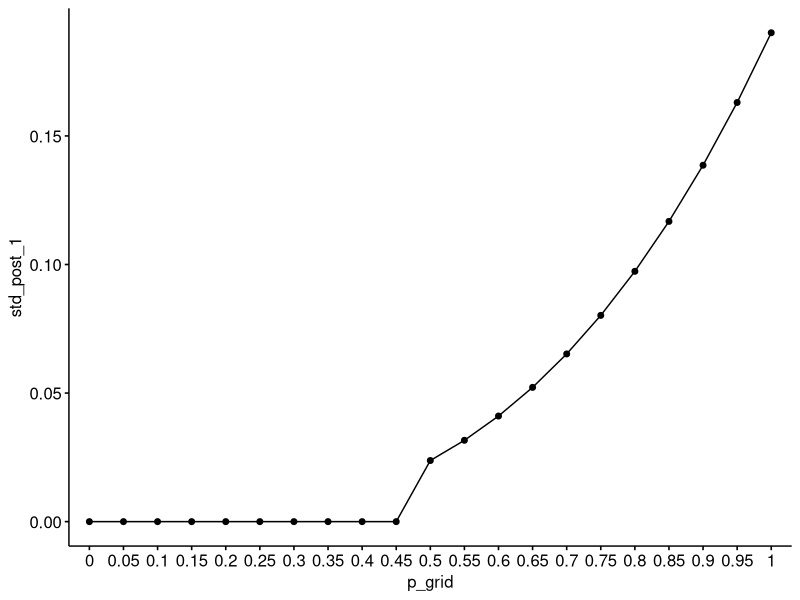
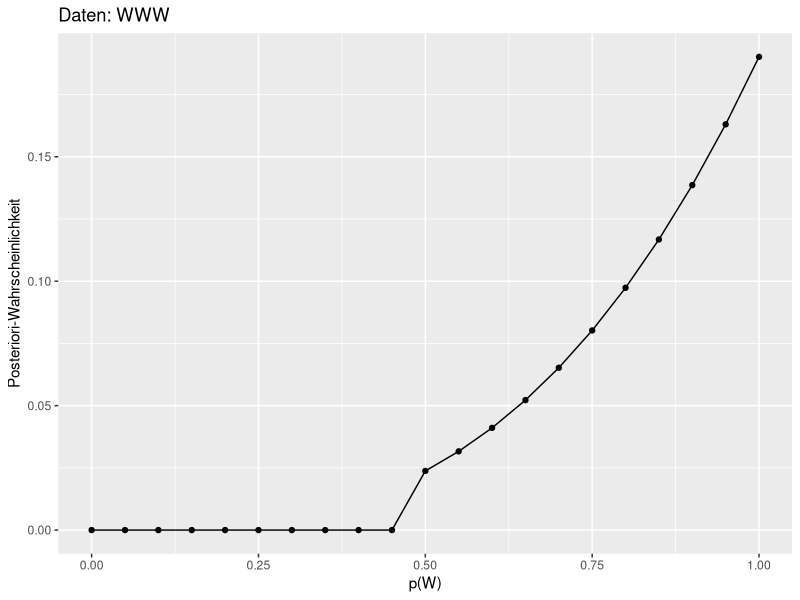
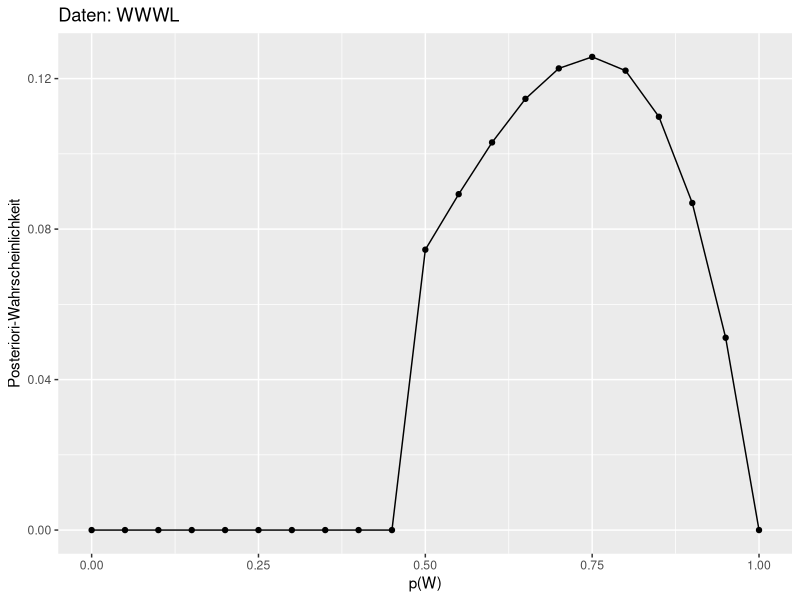
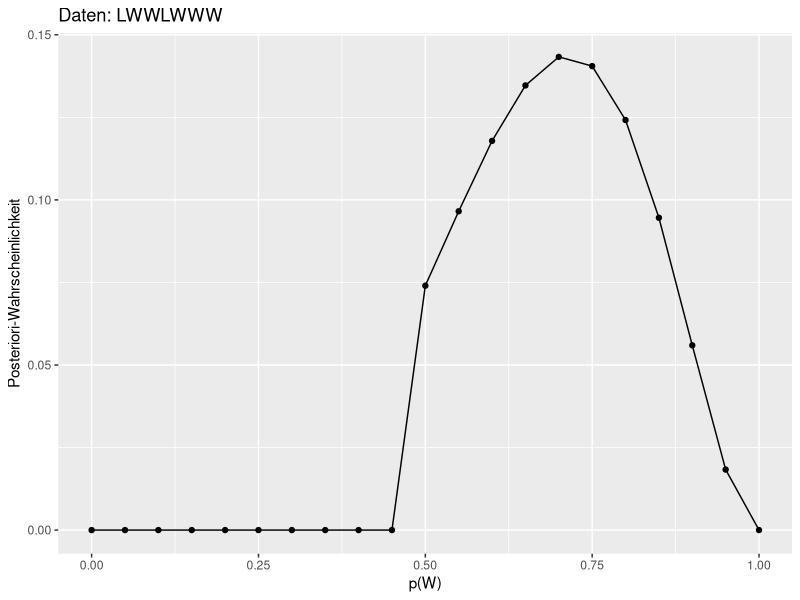

Generate these figures, in order, with R:
## ---- chunk 1
library(tidyverse)
## ---- chunk 2
knitr::opts_chunk$set(fig.pos = 'H',
                      fig.asp = 0.618,
                      fig.width = 4,
                      fig.cap = "", 
                      fig.path = "",
                      message = FALSE,
                      warning = FALSE,
                     # out.width = "100%",
                      cache = TRUE)
## ---- chunk 3
library(tidyverse)

dist <- 
  tibble(
    # Gridwerte bestimmen:
    p_grid = seq(from = 0, to = 1, length.out = 21),
    # Priori-Wskt bestimmen:
    prior  = case_when(
      p_grid < 0.5 ~ 0,  # Null, wenn p < 0.5 
      p_grid >= 0.5 ~ 1)) %>%  # 1, wenn p >= 0.5
  mutate(
    # Likelihood berechnen:
    likelihood_1 = dbinom(3, size = 3, prob = p_grid),
    likelihood_2 = dbinom(3, size = 4, prob = p_grid),
    likelihood_3 = dbinom(5, size = 7, prob = p_grid),
    # unstand. Posterior-Wskt:
    unstand_post_1 = likelihood_1 * prior,
    unstand_post_2 = likelihood_2 * prior,
    unstand_post_3 = likelihood_3 * prior,
    # stand. Post-Wskt:
    std_post_1 = unstand_post_1 / sum(unstand_post_1),
    std_post_2 = unstand_post_2 / sum(unstand_post_2),
    std_post_3 = unstand_post_3 / sum(unstand_post_3)
    ) 
## ---- chunk 4
knitr::kable(round(dist, 2))
## ---- chunk 5
#| out-width: 100%
library(ggpubr)
ggline(dist, 
       x = "p_grid", 
       y = "std_post_1")
## ---- chunk 6
ggplot(dist) +
  aes(x = p_grid, y= std_post_1) +
  geom_line()+
  geom_point() +
  labs(x = "p(W)",
       y = "Posteriori-Wahrscheinlichkeit",
       title = "Daten: WWW")


## ---- chunk 7
ggplot(dist) +
  aes(x = p_grid, y= std_post_2) +
  geom_line()+
  geom_point() +
  labs(x = "p(W)",
       y = "Posteriori-Wahrscheinlichkeit",
       title = "Daten: WWWL")


## ---- chunk 8
ggplot(dist) +
  aes(x = p_grid, y= std_post_3) +
  geom_line()+
  geom_point() +
  labs(x = "p(W)",
       y = "Posteriori-Wahrscheinlichkeit",
       title = "Daten: LWWLWWW")
